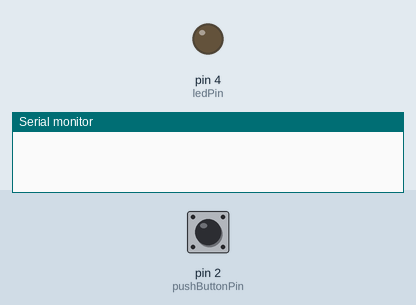
The sketch below on a simulated Arduino Uno, built with avr-gcc and run on an emulated ATmega328P. Parts: output pins drawn as LEDs (lit = HIGH), the last lines printed to the serial monitor. Dashed ring = blinking. The inputs (shaded band) are chosen by the test bench; at power-on: pin 2 (pushButtonPin) HIGH. No radio packets arrive unless stated.

Above: at 1.2 s.
1.3 s: pin 2 (pushButtonPin) pulled LOW for 3.2 s
At 1.7 s:
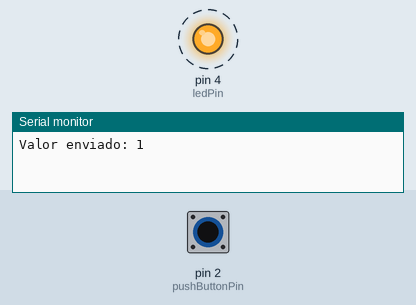
6.0 s: pin 2 (pushButtonPin) pulled LOW for 0.15 s
At 6.5 s:
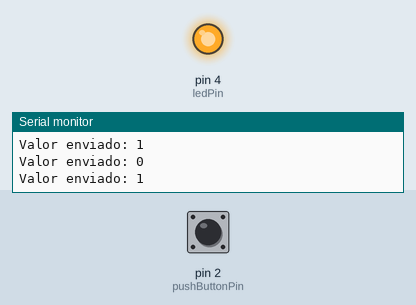
Timing chart, 0 to 9.0 s (numbered marks = the images above; inputs shaded):
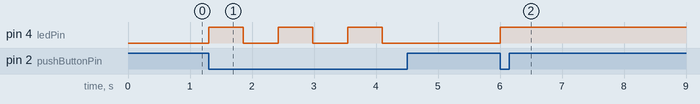

Measured:
- after the input at 1.3 s, pin 4 (ledPin): alternates HIGH for 0.56 s and LOW for 0.56 s, 6 changes in all, then stays LOW, starting at once
- after the input at 6.0 s, pin 4 (ledPin): LOW → HIGH at once

The sketch:

ArduinoSend433.ino
```cpp
#include <VirtualWire.h>

const int pushButtonPin = 2; //PINO DIGITAL UTILIZADO PELO PUSH BUTTON
const int txPin = 3; //PINO DIGITAL UTILIZADO PELO PUSH BUTTON
const int ledPin = 4;

int currentValue = 0;

void setup() {

  Serial.begin(9600);     // opens serial port, sets data rate to 9600 bps

  pinMode(pushButtonPin, INPUT); //DEFINE A PORTA COMO ENTRADA
  pinMode(ledPin, OUTPUT);      // configura pino digital como saída

  vw_set_tx_pin(txPin);
  //Velocidade de comunicacao (bits por segundo)
  vw_setup(5000);
}

void loop() {

  int leitura = !digitalRead(pushButtonPin); //LÊ O VALOR NA PORTA DIGITAL E ARMAZENA NA VARIÁVEL

  if(leitura == 1){

   if(currentValue == 1){
    currentValue = 0;
    digitalWrite(ledPin, LOW);
   }
   else{
    currentValue = 1;
    digitalWrite(ledPin, HIGH);
   }

  char Valor_CharMsg[4];
  itoa(currentValue, Valor_CharMsg, 10);
  vw_send((uint8_t *)Valor_CharMsg, strlen(Valor_CharMsg));
    //Aguarda envio dos dados
  vw_wait_tx();
  Serial.print("Valor enviado: ");
  Serial.println(Valor_CharMsg);

    delay(500);
  }

}
```
